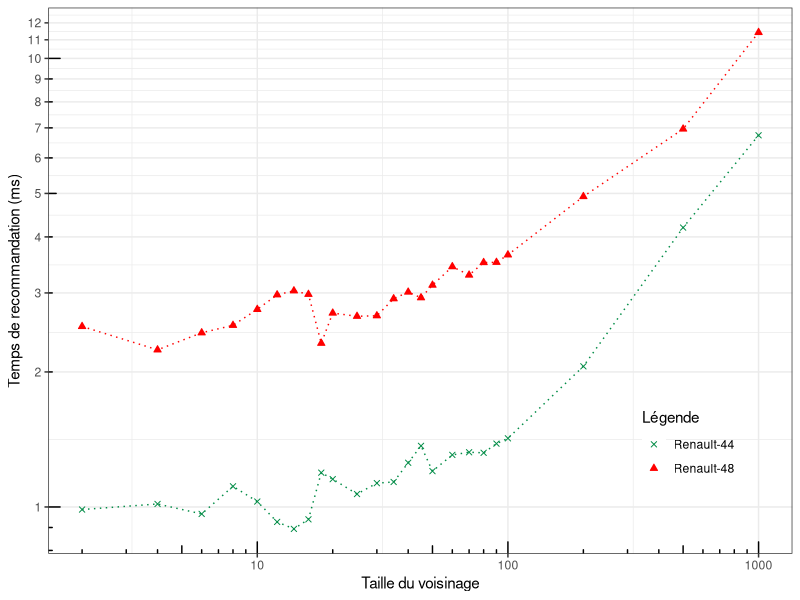

Here is the R script that generated this plot:
library(ggplot2)

results = matrix(c(2,986892,2526180.094274525,
                   4,1015475, 2240192.44529634,
                   6,964914.4932906434,2445243.6586526628,
                   8,1111862.132537843,2540669.311709367,
                   10,1028205.6994269764,2757396.609591886,
                   12,926182.1555663834,2971264.324928628,
                   14,893471.1746738316,3033164.07017252,
                   16,938531.1394547053,2978603.271048681,
                   18,1192592.676304674,2317306.6108055227,
                   20,1153651.3162573935, 2705492.3655154803,
                   25,1068628.5126501727, 2661228.4106353982,
                   30,1130136.3507894445,2668497.130086046,
                   35,1136854.8436327977,2912170.044017031,
                   40,1254630.6057572889,3013268.09243484,
                   45,1368308.7154771714,2926938.917735713,
                   50,1201938.2669539982,3122400.001615106,
                   60,1306453.487766376,3433712.878661677,
                   70, 1324224.627348659,3288484.5544713833,
                   80,1320461.8101259791, 3507345.120493084,
                   90,1384108.9532896597,3510462.6219105325,
                   100,1422389.9799610812,3647727.520040393,
                   200,2058402.739597039,4920816.5588106355,
                   500,4195950.1699826615, 6959979.17960059,
                   1000,6738947.915202341,1.1425094038083438E7
),
ncol=3,byrow=TRUE)

index = results[,1]
temps = results[,2]/1000000.
temps2 = results[,3]/1000000.


(ggplot(NULL, aes(index))  + scale_y_log10(breaks = round(seq(0, 100, by = 1),1)) + scale_x_log10() + annotation_logticks(sides="lb") +
    ylab("Temps de recommandation (ms)") + xlab("Taille du voisinage") + theme_bw() #+ theme(legend.position="bottom")
  #  +geom_line(aes(y=precision), colour="springgreen4", linetype = "solid") + geom_point(aes(y=precision), colour="springgreen4", fill="springgreen4") 
  +geom_line(aes(y=temps, colour="Renault-44"), colour="springgreen4", linetype = "dotted") + geom_point(aes(y=temps, shape="Renault-44"), colour="springgreen4", fill="springgreen4") 
  +geom_line(aes(y=temps2, colour="Renault-48"), colour="red", linetype = "dotted") + geom_point(aes(y=temps2, shape="Renault-48"), colour="red", fill="red") 
  #  +geom_line(aes(y=precision3, colour="Renault-44 reduced"), colour="blue", linetype = "dotted") + geom_point(aes(y=precision3, shape="Renault-44 reduced"), colour="blue", fill="blue") 
  #  +geom_line(aes(y=precision4, colour="Renault-48 reduced"), colour="black", linetype = "dotted") + geom_point(aes(y=precision4, shape="Renault-48 reduced"), colour="black", fill="black") 
  #  +geom_line(aes(y=precision5, colour="Renault-48 reduced"), colour="black", linetype = "dotted") + geom_point(aes(y=precision5, shape="Renault-48 reduced"), colour="black", fill="black") 
  #  +geom_line(aes(y=drc, colour="DRC"), colour="blue", linetype = "dotted") + geom_point(aes(y=drc, shape="DRC"), colour="blue", fill="blue") 
  #  +geom_line(aes(y=oracle, colour="Oracle"), colour="black", linetype = "dotted") + geom_point(aes(y=oracle, shape="Oracle"), colour="black", fill="black") 
  + theme(legend.position=c(0.86,0.2), legend.background = element_rect(fill=alpha('blue', 0)))
  + scale_colour_manual(name = 'Légende', guide = 'legend',
                        limits = c(NULL
                                   ,'Renault-44' #jointree
                                   ,'Renault-48'
                        ),
                        values =c(NULL
                                  ,'Renault-44'='springgreen4' #jointree
                                  ,'Renault-48'='red'
                        ))
  + scale_shape_manual(name = 'Légende', guide = 'legend',
                       limits = c(NULL
                                  ,'Renault-44' #jointree
                                  ,'Renault-48'
                       ),
                       values =c(NULL
                                 ,'Renault-44'=4 #jointree
                                 ,'Renault-48'=24
                       ))
  
  + guides(shape = guide_legend(override.aes = list(colour = c(NULL
                                                               ,'Renault-44'='springgreen4' #jointree
                                                               ,'Renault-48'='red'
  ),
  fill = c(NULL
           ,'Renault-44'='springgreen4' #jointree
           ,'Renault-48'='red'
           #            ,'Renault-44 reduced'='blue'
           #            ,'Renault-48 reduced'='black'
  ))))
)
